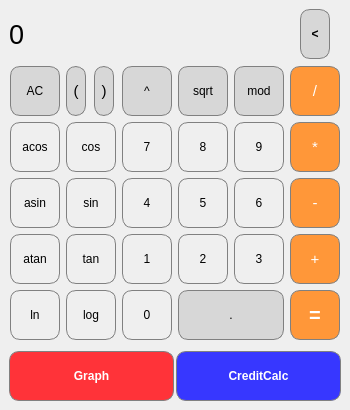
<?xml version="1.0" encoding="UTF-8"?>
<ui version="4.0">
 <class>MainWindow</class>
 <widget class="QMainWindow" name="MainWindow">
  <property name="geometry">
   <rect>
    <x>0</x>
    <y>0</y>
    <width>350</width>
    <height>410</height>
   </rect>
  </property>
  <property name="sizePolicy">
   <sizepolicy hsizetype="Fixed" vsizetype="Fixed">
    <horstretch>0</horstretch>
    <verstretch>0</verstretch>
   </sizepolicy>
  </property>
  <property name="minimumSize">
   <size>
    <width>350</width>
    <height>410</height>
   </size>
  </property>
  <property name="maximumSize">
   <size>
    <width>350</width>
    <height>410</height>
   </size>
  </property>
  <property name="windowTitle">
   <string>SmartCalc v1.0</string>
  </property>
  <widget class="QWidget" name="centralwidget">
   <property name="sizePolicy">
    <sizepolicy hsizetype="Fixed" vsizetype="Fixed">
     <horstretch>0</horstretch>
     <verstretch>0</verstretch>
    </sizepolicy>
   </property>
   <widget class="QPushButton" name="pushButton_GRAPH">
    <property name="geometry">
     <rect>
      <x>9</x>
      <y>351</y>
      <width>165</width>
      <height>50</height>
     </rect>
    </property>
    <property name="sizePolicy">
     <sizepolicy hsizetype="Preferred" vsizetype="Fixed">
      <horstretch>0</horstretch>
      <verstretch>0</verstretch>
     </sizepolicy>
    </property>
    <property name="minimumSize">
     <size>
      <width>165</width>
      <height>50</height>
     </size>
    </property>
    <property name="maximumSize">
     <size>
      <width>170</width>
      <height>16777215</height>
     </size>
    </property>
    <property name="font">
     <font>
      <weight>75</weight>
      <bold>true</bold>
     </font>
    </property>
    <property name="styleSheet">
     <string notr="true">QPushButton {
  border-radius: 10px;
  background-color: rgb(255, 51, 57);
  color: white; 
  border: 1px solid gray;
}

QPushButton:pressed {
    background-color: qlineargradient(x1: 0, y1: 0, x2: 0, y2: 1,
                                      stop: 0 #FF7832, stop: 1 #FF9739);
}</string>
    </property>
    <property name="text">
     <string>Graph</string>
    </property>
   </widget>
   <widget class="QPushButton" name="pushButton_CREDIT">
    <property name="geometry">
     <rect>
      <x>176</x>
      <y>351</y>
      <width>165</width>
      <height>50</height>
     </rect>
    </property>
    <property name="sizePolicy">
     <sizepolicy hsizetype="Fixed" vsizetype="Fixed">
      <horstretch>0</horstretch>
      <verstretch>0</verstretch>
     </sizepolicy>
    </property>
    <property name="minimumSize">
     <size>
      <width>165</width>
      <height>50</height>
     </size>
    </property>
    <property name="maximumSize">
     <size>
      <width>170</width>
      <height>16777215</height>
     </size>
    </property>
    <property name="font">
     <font>
      <weight>75</weight>
      <bold>true</bold>
     </font>
    </property>
    <property name="styleSheet">
     <string notr="true">QPushButton {
  border-radius: 10px;
  background-color: rgb(55, 55, 255);
  color: white; 
  border: 1px solid gray;
}

QPushButton:pressed {
    background-color: qlineargradient(x1: 0, y1: 0, x2: 0, y2: 1,
                                      stop: 0 #FF7832, stop: 1 #FF9739);
}</string>
    </property>
    <property name="text">
     <string>CreditCalc</string>
    </property>
   </widget>
   <widget class="QPushButton" name="pushButton_ln">
    <property name="geometry">
     <rect>
      <x>10</x>
      <y>290</y>
      <width>50</width>
      <height>50</height>
     </rect>
    </property>
    <property name="sizePolicy">
     <sizepolicy hsizetype="Fixed" vsizetype="Fixed">
      <horstretch>0</horstretch>
      <verstretch>0</verstretch>
     </sizepolicy>
    </property>
    <property name="minimumSize">
     <size>
      <width>50</width>
      <height>50</height>
     </size>
    </property>
    <property name="styleSheet">
     <string notr="true">QPushButton {
   border-radius: 10px;
   border: 1px solid gray;
}
QPushButton:pressed {
    background-color: qlineargradient(x1: 0, y1: 0, x2: 0, y2: 1,
                                      stop: 0 #dadbde, stop: 1 #f6f7fa);
}</string>
    </property>
    <property name="text">
     <string>ln</string>
    </property>
   </widget>
   <widget class="QPushButton" name="pushButton_8">
    <property name="geometry">
     <rect>
      <x>178</x>
      <y>122</y>
      <width>50</width>
      <height>50</height>
     </rect>
    </property>
    <property name="sizePolicy">
     <sizepolicy hsizetype="Fixed" vsizetype="Fixed">
      <horstretch>0</horstretch>
      <verstretch>0</verstretch>
     </sizepolicy>
    </property>
    <property name="minimumSize">
     <size>
      <width>50</width>
      <height>50</height>
     </size>
    </property>
    <property name="styleSheet">
     <string notr="true">QPushButton {
   border-radius: 10px;
   border: 1px solid gray;
}
QPushButton:pressed {
    background-color: qlineargradient(x1: 0, y1: 0, x2: 0, y2: 1,
                                      stop: 0 #dadbde, stop: 1 #f6f7fa);
}</string>
    </property>
    <property name="text">
     <string>8</string>
    </property>
   </widget>
   <widget class="QPushButton" name="pushButton_log">
    <property name="geometry">
     <rect>
      <x>66</x>
      <y>290</y>
      <width>50</width>
      <height>50</height>
     </rect>
    </property>
    <property name="sizePolicy">
     <sizepolicy hsizetype="Fixed" vsizetype="Fixed">
      <horstretch>0</horstretch>
      <verstretch>0</verstretch>
     </sizepolicy>
    </property>
    <property name="minimumSize">
     <size>
      <width>50</width>
      <height>50</height>
     </size>
    </property>
    <property name="styleSheet">
     <string notr="true">QPushButton {
   border-radius: 10px;
   border: 1px solid gray;
}
QPushButton:pressed {
    background-color: qlineargradient(x1: 0, y1: 0, x2: 0, y2: 1,
                                      stop: 0 #dadbde, stop: 1 #f6f7fa);
}</string>
    </property>
    <property name="text">
     <string>log</string>
    </property>
   </widget>
   <widget class="QPushButton" name="pushButton_4">
    <property name="geometry">
     <rect>
      <x>122</x>
      <y>178</y>
      <width>50</width>
      <height>50</height>
     </rect>
    </property>
    <property name="sizePolicy">
     <sizepolicy hsizetype="Fixed" vsizetype="Fixed">
      <horstretch>0</horstretch>
      <verstretch>0</verstretch>
     </sizepolicy>
    </property>
    <property name="minimumSize">
     <size>
      <width>50</width>
      <height>50</height>
     </size>
    </property>
    <property name="styleSheet">
     <string notr="true">QPushButton {
   border-radius: 10px;
   border: 1px solid gray;
}
QPushButton:pressed {
    background-color: qlineargradient(x1: 0, y1: 0, x2: 0, y2: 1,
                                      stop: 0 #dadbde, stop: 1 #f6f7fa);
}</string>
    </property>
    <property name="text">
     <string>4</string>
    </property>
   </widget>
   <widget class="QPushButton" name="pushButton_reset">
    <property name="geometry">
     <rect>
      <x>10</x>
      <y>66</y>
      <width>50</width>
      <height>50</height>
     </rect>
    </property>
    <property name="sizePolicy">
     <sizepolicy hsizetype="Fixed" vsizetype="Fixed">
      <horstretch>0</horstretch>
      <verstretch>0</verstretch>
     </sizepolicy>
    </property>
    <property name="minimumSize">
     <size>
      <width>50</width>
      <height>50</height>
     </size>
    </property>
    <property name="styleSheet">
     <string notr="true">QPushButton {
  border-radius: 10px;
  background-color: rgb(215, 215, 215);
  border: 1px solid gray;
}
QPushButton:pressed {
    background-color: qlineargradient(x1: 0, y1: 0, x2: 0, y2: 1,
                                      stop: 0 #BEBEBE, stop: 1 #D7D7D7);
}</string>
    </property>
    <property name="text">
     <string>AC</string>
    </property>
   </widget>
   <widget class="QPushButton" name="pushButton_double">
    <property name="geometry">
     <rect>
      <x>178</x>
      <y>290</y>
      <width>106</width>
      <height>50</height>
     </rect>
    </property>
    <property name="sizePolicy">
     <sizepolicy hsizetype="Fixed" vsizetype="Fixed">
      <horstretch>0</horstretch>
      <verstretch>0</verstretch>
     </sizepolicy>
    </property>
    <property name="minimumSize">
     <size>
      <width>106</width>
      <height>50</height>
     </size>
    </property>
    <property name="maximumSize">
     <size>
      <width>106</width>
      <height>16777215</height>
     </size>
    </property>
    <property name="styleSheet">
     <string notr="true">QPushButton {
  border-radius: 10px;
  background-color: rgb(215, 215, 215);
  border: 1px solid gray;
}
QPushButton:pressed {
    background-color: qlineargradient(x1: 0, y1: 0, x2: 0, y2: 1,
                                      stop: 0 #BEBEBE, stop: 1 #D7D7D7);
}</string>
    </property>
    <property name="text">
     <string>.</string>
    </property>
   </widget>
   <widget class="QPushButton" name="pushButton_right_b">
    <property name="geometry">
     <rect>
      <x>94</x>
      <y>66</y>
      <width>20</width>
      <height>50</height>
     </rect>
    </property>
    <property name="sizePolicy">
     <sizepolicy hsizetype="Fixed" vsizetype="Fixed">
      <horstretch>0</horstretch>
      <verstretch>0</verstretch>
     </sizepolicy>
    </property>
    <property name="minimumSize">
     <size>
      <width>20</width>
      <height>50</height>
     </size>
    </property>
    <property name="font">
     <font>
      <pointsize>11</pointsize>
     </font>
    </property>
    <property name="styleSheet">
     <string notr="true">QPushButton {
  border-radius: 10px;
  background-color: rgb(215, 215, 215);
  border: 1px solid gray;
}
QPushButton:pressed {
    background-color: qlineargradient(x1: 0, y1: 0, x2: 0, y2: 1,
                                      stop: 0 #BEBEBE, stop: 1 #D7D7D7);
}</string>
    </property>
    <property name="text">
     <string>)</string>
    </property>
   </widget>
   <widget class="QPushButton" name="pushButton_mod">
    <property name="geometry">
     <rect>
      <x>234</x>
      <y>66</y>
      <width>50</width>
      <height>50</height>
     </rect>
    </property>
    <property name="sizePolicy">
     <sizepolicy hsizetype="Fixed" vsizetype="Fixed">
      <horstretch>0</horstretch>
      <verstretch>0</verstretch>
     </sizepolicy>
    </property>
    <property name="minimumSize">
     <size>
      <width>50</width>
      <height>50</height>
     </size>
    </property>
    <property name="styleSheet">
     <string notr="true">QPushButton {
  border-radius: 10px;
  background-color: rgb(215, 215, 215);
  border: 1px solid gray;
}
QPushButton:pressed {
    background-color: qlineargradient(x1: 0, y1: 0, x2: 0, y2: 1,
                                      stop: 0 #BEBEBE, stop: 1 #D7D7D7);
}</string>
    </property>
    <property name="text">
     <string>mod</string>
    </property>
   </widget>
   <widget class="QPushButton" name="pushButton_left_b">
    <property name="geometry">
     <rect>
      <x>66</x>
      <y>66</y>
      <width>20</width>
      <height>50</height>
     </rect>
    </property>
    <property name="sizePolicy">
     <sizepolicy hsizetype="Fixed" vsizetype="Fixed">
      <horstretch>0</horstretch>
      <verstretch>0</verstretch>
     </sizepolicy>
    </property>
    <property name="minimumSize">
     <size>
      <width>20</width>
      <height>50</height>
     </size>
    </property>
    <property name="font">
     <font>
      <pointsize>11</pointsize>
     </font>
    </property>
    <property name="styleSheet">
     <string notr="true">QPushButton {
  border-radius: 10px;
  background-color: rgb(215, 215, 215);
  border: 1px solid gray;
}
QPushButton:pressed {
    background-color: qlineargradient(x1: 0, y1: 0, x2: 0, y2: 1,
                                      stop: 0 #BEBEBE, stop: 1 #D7D7D7);
}</string>
    </property>
    <property name="text">
     <string>(</string>
    </property>
   </widget>
   <widget class="QPushButton" name="pushButton_tan">
    <property name="geometry">
     <rect>
      <x>66</x>
      <y>234</y>
      <width>50</width>
      <height>50</height>
     </rect>
    </property>
    <property name="sizePolicy">
     <sizepolicy hsizetype="Fixed" vsizetype="Fixed">
      <horstretch>0</horstretch>
      <verstretch>0</verstretch>
     </sizepolicy>
    </property>
    <property name="minimumSize">
     <size>
      <width>50</width>
      <height>50</height>
     </size>
    </property>
    <property name="styleSheet">
     <string notr="true">QPushButton {
   border-radius: 10px;
   border: 1px solid gray;
}
QPushButton:pressed {
    background-color: qlineargradient(x1: 0, y1: 0, x2: 0, y2: 1,
                                      stop: 0 #dadbde, stop: 1 #f6f7fa);
}</string>
    </property>
    <property name="text">
     <string>tan</string>
    </property>
   </widget>
   <widget class="QPushButton" name="pushButton_3">
    <property name="geometry">
     <rect>
      <x>234</x>
      <y>234</y>
      <width>50</width>
      <height>50</height>
     </rect>
    </property>
    <property name="sizePolicy">
     <sizepolicy hsizetype="Fixed" vsizetype="Fixed">
      <horstretch>0</horstretch>
      <verstretch>0</verstretch>
     </sizepolicy>
    </property>
    <property name="minimumSize">
     <size>
      <width>50</width>
      <height>50</height>
     </size>
    </property>
    <property name="font">
     <font>
      <weight>50</weight>
      <bold>false</bold>
     </font>
    </property>
    <property name="styleSheet">
     <string notr="true">QPushButton {
   border-radius: 10px;
   border: 1px solid gray;
}
QPushButton:pressed {
    background-color: qlineargradient(x1: 0, y1: 0, x2: 0, y2: 1,
                                      stop: 0 #dadbde, stop: 1 #f6f7fa);
}</string>
    </property>
    <property name="text">
     <string>3</string>
    </property>
   </widget>
   <widget class="QPushButton" name="pushButton_5">
    <property name="geometry">
     <rect>
      <x>178</x>
      <y>178</y>
      <width>50</width>
      <height>50</height>
     </rect>
    </property>
    <property name="sizePolicy">
     <sizepolicy hsizetype="Fixed" vsizetype="Fixed">
      <horstretch>0</horstretch>
      <verstretch>0</verstretch>
     </sizepolicy>
    </property>
    <property name="minimumSize">
     <size>
      <width>50</width>
      <height>50</height>
     </size>
    </property>
    <property name="styleSheet">
     <string notr="true">QPushButton {
   border-radius: 10px;
   border: 1px solid gray;
}
QPushButton:pressed {
    background-color: qlineargradient(x1: 0, y1: 0, x2: 0, y2: 1,
                                      stop: 0 #dadbde, stop: 1 #f6f7fa);
}</string>
    </property>
    <property name="text">
     <string>5</string>
    </property>
   </widget>
   <widget class="QPushButton" name="pushButton_pow">
    <property name="geometry">
     <rect>
      <x>122</x>
      <y>66</y>
      <width>50</width>
      <height>50</height>
     </rect>
    </property>
    <property name="sizePolicy">
     <sizepolicy hsizetype="Fixed" vsizetype="Fixed">
      <horstretch>0</horstretch>
      <verstretch>0</verstretch>
     </sizepolicy>
    </property>
    <property name="minimumSize">
     <size>
      <width>50</width>
      <height>50</height>
     </size>
    </property>
    <property name="styleSheet">
     <string notr="true">QPushButton {
  border-radius: 10px;
  background-color: rgb(215, 215, 215);
  border: 1px solid gray;
}
QPushButton:pressed {
    background-color: qlineargradient(x1: 0, y1: 0, x2: 0, y2: 1,
                                      stop: 0 #BEBEBE, stop: 1 #D7D7D7);
}</string>
    </property>
    <property name="text">
     <string>^</string>
    </property>
   </widget>
   <widget class="QPushButton" name="pushButton_0">
    <property name="geometry">
     <rect>
      <x>122</x>
      <y>290</y>
      <width>50</width>
      <height>50</height>
     </rect>
    </property>
    <property name="sizePolicy">
     <sizepolicy hsizetype="Fixed" vsizetype="Fixed">
      <horstretch>0</horstretch>
      <verstretch>0</verstretch>
     </sizepolicy>
    </property>
    <property name="minimumSize">
     <size>
      <width>50</width>
      <height>50</height>
     </size>
    </property>
    <property name="styleSheet">
     <string notr="true">QPushButton {
   border-radius: 10px;
   border: 1px solid gray;
}
QPushButton:pressed {
    background-color: qlineargradient(x1: 0, y1: 0, x2: 0, y2: 1,
                                      stop: 0 #dadbde, stop: 1 #f6f7fa);
}</string>
    </property>
    <property name="text">
     <string>0</string>
    </property>
   </widget>
   <widget class="QPushButton" name="pushButton_acos">
    <property name="geometry">
     <rect>
      <x>10</x>
      <y>122</y>
      <width>50</width>
      <height>50</height>
     </rect>
    </property>
    <property name="sizePolicy">
     <sizepolicy hsizetype="Fixed" vsizetype="Fixed">
      <horstretch>0</horstretch>
      <verstretch>0</verstretch>
     </sizepolicy>
    </property>
    <property name="minimumSize">
     <size>
      <width>50</width>
      <height>50</height>
     </size>
    </property>
    <property name="styleSheet">
     <string notr="true">QPushButton {
   border-radius: 10px;
   border: 1px solid gray;
}
QPushButton:pressed {
    background-color: qlineargradient(x1: 0, y1: 0, x2: 0, y2: 1,
                                      stop: 0 #dadbde, stop: 1 #f6f7fa);
}</string>
    </property>
    <property name="text">
     <string>acos</string>
    </property>
   </widget>
   <widget class="QPushButton" name="pushButton_2">
    <property name="geometry">
     <rect>
      <x>178</x>
      <y>234</y>
      <width>50</width>
      <height>50</height>
     </rect>
    </property>
    <property name="sizePolicy">
     <sizepolicy hsizetype="Fixed" vsizetype="Fixed">
      <horstretch>0</horstretch>
      <verstretch>0</verstretch>
     </sizepolicy>
    </property>
    <property name="minimumSize">
     <size>
      <width>50</width>
      <height>50</height>
     </size>
    </property>
    <property name="styleSheet">
     <string notr="true">QPushButton {
   border-radius: 10px;
   border: 1px solid gray;
}
QPushButton:pressed {
    background-color: qlineargradient(x1: 0, y1: 0, x2: 0, y2: 1,
                                      stop: 0 #dadbde, stop: 1 #f6f7fa);
}</string>
    </property>
    <property name="text">
     <string>2</string>
    </property>
   </widget>
   <widget class="QPushButton" name="pushButton_6">
    <property name="geometry">
     <rect>
      <x>234</x>
      <y>178</y>
      <width>50</width>
      <height>50</height>
     </rect>
    </property>
    <property name="sizePolicy">
     <sizepolicy hsizetype="Fixed" vsizetype="Fixed">
      <horstretch>0</horstretch>
      <verstretch>0</verstretch>
     </sizepolicy>
    </property>
    <property name="minimumSize">
     <size>
      <width>50</width>
      <height>50</height>
     </size>
    </property>
    <property name="styleSheet">
     <string notr="true">QPushButton {
   border-radius: 10px;
   border: 1px solid gray;
}
QPushButton:pressed {
    background-color: qlineargradient(x1: 0, y1: 0, x2: 0, y2: 1,
                                      stop: 0 #dadbde, stop: 1 #f6f7fa);
}</string>
    </property>
    <property name="text">
     <string>6</string>
    </property>
   </widget>
   <widget class="QPushButton" name="pushButton_atan">
    <property name="geometry">
     <rect>
      <x>10</x>
      <y>234</y>
      <width>50</width>
      <height>50</height>
     </rect>
    </property>
    <property name="sizePolicy">
     <sizepolicy hsizetype="Fixed" vsizetype="Fixed">
      <horstretch>0</horstretch>
      <verstretch>0</verstretch>
     </sizepolicy>
    </property>
    <property name="minimumSize">
     <size>
      <width>50</width>
      <height>50</height>
     </size>
    </property>
    <property name="styleSheet">
     <string notr="true">QPushButton {
   border-radius: 10px;
   border: 1px solid gray;
}
QPushButton:pressed {
    background-color: qlineargradient(x1: 0, y1: 0, x2: 0, y2: 1,
                                      stop: 0 #dadbde, stop: 1 #f6f7fa);
}</string>
    </property>
    <property name="text">
     <string>atan</string>
    </property>
   </widget>
   <widget class="QPushButton" name="pushButton_1">
    <property name="geometry">
     <rect>
      <x>122</x>
      <y>234</y>
      <width>50</width>
      <height>50</height>
     </rect>
    </property>
    <property name="sizePolicy">
     <sizepolicy hsizetype="Fixed" vsizetype="Fixed">
      <horstretch>0</horstretch>
      <verstretch>0</verstretch>
     </sizepolicy>
    </property>
    <property name="minimumSize">
     <size>
      <width>50</width>
      <height>50</height>
     </size>
    </property>
    <property name="styleSheet">
     <string notr="true">QPushButton {
   border-radius: 10px;
   border: 1px solid gray;
}
QPushButton:pressed {
    background-color: qlineargradient(x1: 0, y1: 0, x2: 0, y2: 1,
                                      stop: 0 #dadbde, stop: 1 #f6f7fa);
}</string>
    </property>
    <property name="text">
     <string>1</string>
    </property>
   </widget>
   <widget class="QPushButton" name="pushButton_9">
    <property name="geometry">
     <rect>
      <x>234</x>
      <y>122</y>
      <width>50</width>
      <height>50</height>
     </rect>
    </property>
    <property name="sizePolicy">
     <sizepolicy hsizetype="Fixed" vsizetype="Fixed">
      <horstretch>0</horstretch>
      <verstretch>0</verstretch>
     </sizepolicy>
    </property>
    <property name="minimumSize">
     <size>
      <width>50</width>
      <height>50</height>
     </size>
    </property>
    <property name="styleSheet">
     <string notr="true">QPushButton {
   border-radius: 10px;
   border: 1px solid gray;
}
QPushButton:pressed {
    background-color: qlineargradient(x1: 0, y1: 0, x2: 0, y2: 1,
                                      stop: 0 #dadbde, stop: 1 #f6f7fa);
}</string>
    </property>
    <property name="text">
     <string>9</string>
    </property>
   </widget>
   <widget class="QPushButton" name="pushButton_7">
    <property name="geometry">
     <rect>
      <x>122</x>
      <y>122</y>
      <width>50</width>
      <height>50</height>
     </rect>
    </property>
    <property name="sizePolicy">
     <sizepolicy hsizetype="Fixed" vsizetype="Fixed">
      <horstretch>0</horstretch>
      <verstretch>0</verstretch>
     </sizepolicy>
    </property>
    <property name="minimumSize">
     <size>
      <width>50</width>
      <height>50</height>
     </size>
    </property>
    <property name="styleSheet">
     <string notr="true">QPushButton {
   border-radius: 10px;
   border: 1px solid gray;
}
QPushButton:pressed {
    background-color: qlineargradient(x1: 0, y1: 0, x2: 0, y2: 1,
                                      stop: 0 #dadbde, stop: 1 #f6f7fa);
}</string>
    </property>
    <property name="text">
     <string>7</string>
    </property>
   </widget>
   <widget class="QPushButton" name="pushButton_asin">
    <property name="geometry">
     <rect>
      <x>10</x>
      <y>178</y>
      <width>50</width>
      <height>50</height>
     </rect>
    </property>
    <property name="sizePolicy">
     <sizepolicy hsizetype="Fixed" vsizetype="Fixed">
      <horstretch>0</horstretch>
      <verstretch>0</verstretch>
     </sizepolicy>
    </property>
    <property name="minimumSize">
     <size>
      <width>50</width>
      <height>50</height>
     </size>
    </property>
    <property name="styleSheet">
     <string notr="true">QPushButton {
   border-radius: 10px;
   border: 1px solid gray;
}
QPushButton:pressed {
    background-color: qlineargradient(x1: 0, y1: 0, x2: 0, y2: 1,
                                      stop: 0 #dadbde, stop: 1 #f6f7fa);
}</string>
    </property>
    <property name="text">
     <string>asin</string>
    </property>
   </widget>
   <widget class="QPushButton" name="pushButton_sin">
    <property name="geometry">
     <rect>
      <x>66</x>
      <y>178</y>
      <width>50</width>
      <height>50</height>
     </rect>
    </property>
    <property name="sizePolicy">
     <sizepolicy hsizetype="Fixed" vsizetype="Fixed">
      <horstretch>0</horstretch>
      <verstretch>0</verstretch>
     </sizepolicy>
    </property>
    <property name="minimumSize">
     <size>
      <width>50</width>
      <height>50</height>
     </size>
    </property>
    <property name="styleSheet">
     <string notr="true">QPushButton {
   border-radius: 10px;
   border: 1px solid gray;
}
QPushButton:pressed {
    background-color: qlineargradient(x1: 0, y1: 0, x2: 0, y2: 1,
                                      stop: 0 #dadbde, stop: 1 #f6f7fa);
}</string>
    </property>
    <property name="text">
     <string>sin</string>
    </property>
   </widget>
   <widget class="QPushButton" name="pushButton_cos">
    <property name="geometry">
     <rect>
      <x>66</x>
      <y>122</y>
      <width>50</width>
      <height>50</height>
     </rect>
    </property>
    <property name="sizePolicy">
     <sizepolicy hsizetype="Fixed" vsizetype="Fixed">
      <horstretch>0</horstretch>
      <verstretch>0</verstretch>
     </sizepolicy>
    </property>
    <property name="minimumSize">
     <size>
      <width>50</width>
      <height>50</height>
     </size>
    </property>
    <property name="styleSheet">
     <string notr="true">QPushButton {
   border: 1px solid gray;
   border-radius: 10px;
}
QPushButton:pressed {
    background-color: qlineargradient(x1: 0, y1: 0, x2: 0, y2: 1,
                                      stop: 0 #dadbde, stop: 1 #f6f7fa);
}</string>
    </property>
    <property name="text">
     <string>cos</string>
    </property>
   </widget>
   <widget class="QPushButton" name="pushButton_sqrt">
    <property name="geometry">
     <rect>
      <x>178</x>
      <y>66</y>
      <width>50</width>
      <height>50</height>
     </rect>
    </property>
    <property name="sizePolicy">
     <sizepolicy hsizetype="Fixed" vsizetype="Fixed">
      <horstretch>0</horstretch>
      <verstretch>0</verstretch>
     </sizepolicy>
    </property>
    <property name="minimumSize">
     <size>
      <width>50</width>
      <height>50</height>
     </size>
    </property>
    <property name="styleSheet">
     <string notr="true">QPushButton {
  border-radius: 10px;
  background-color: rgb(215, 215, 215);
  border: 1px solid gray;
}
QPushButton:pressed {
    background-color: qlineargradient(x1: 0, y1: 0, x2: 0, y2: 1,
                                      stop: 0 #BEBEBE, stop: 1 #D7D7D7);
}</string>
    </property>
    <property name="text">
     <string>sqrt</string>
    </property>
   </widget>
   <widget class="QLabel" name="result_show">
    <property name="geometry">
     <rect>
      <x>9</x>
      <y>17</y>
      <width>280</width>
      <height>35</height>
     </rect>
    </property>
    <property name="sizePolicy">
     <sizepolicy hsizetype="Fixed" vsizetype="Fixed">
      <horstretch>0</horstretch>
      <verstretch>0</verstretch>
     </sizepolicy>
    </property>
    <property name="minimumSize">
     <size>
      <width>280</width>
      <height>0</height>
     </size>
    </property>
    <property name="font">
     <font>
      <pointsize>20</pointsize>
     </font>
    </property>
    <property name="styleSheet">
     <string notr="true">QLabel {
  qproperty-alignment: 'AlignVCenter | AlignRight';
  border-bottom: 1px solid gray;
}

background-color : white;</string>
    </property>
    <property name="text">
     <string>0</string>
    </property>
   </widget>
   <widget class="QPushButton" name="pushButton_delete">
    <property name="geometry">
     <rect>
      <x>300</x>
      <y>9</y>
      <width>30</width>
      <height>50</height>
     </rect>
    </property>
    <property name="sizePolicy">
     <sizepolicy hsizetype="Fixed" vsizetype="Fixed">
      <horstretch>0</horstretch>
      <verstretch>0</verstretch>
     </sizepolicy>
    </property>
    <property name="minimumSize">
     <size>
      <width>30</width>
      <height>50</height>
     </size>
    </property>
    <property name="maximumSize">
     <size>
      <width>30</width>
      <height>16777215</height>
     </size>
    </property>
    <property name="font">
     <font>
      <weight>75</weight>
      <bold>true</bold>
     </font>
    </property>
    <property name="styleSheet">
     <string notr="true">QPushButton {
  border-radius: 10px;
  background-color: rgb(215, 215, 215);
  border: 1px solid gray;
}
QPushButton:pressed {
    background-color: qlineargradient(x1: 0, y1: 0, x2: 0, y2: 1,
                                      stop: 0 #BEBEBE, stop: 1 #D7D7D7);
}</string>
    </property>
    <property name="text">
     <string>&lt;</string>
    </property>
   </widget>
   <widget class="QPushButton" name="pushButton_div">
    <property name="geometry">
     <rect>
      <x>290</x>
      <y>66</y>
      <width>50</width>
      <height>50</height>
     </rect>
    </property>
    <property name="sizePolicy">
     <sizepolicy hsizetype="Fixed" vsizetype="Fixed">
      <horstretch>0</horstretch>
      <verstretch>0</verstretch>
     </sizepolicy>
    </property>
    <property name="minimumSize">
     <size>
      <width>50</width>
      <height>50</height>
     </size>
    </property>
    <property name="font">
     <font>
      <pointsize>11</pointsize>
      <weight>50</weight>
      <bold>false</bold>
     </font>
    </property>
    <property name="styleSheet">
     <string notr="true">QPushButton {
	border-radius: 10px;
  background-color: rgb(255, 151, 57);
  color: white; 
  border: 1px solid gray;
}

QPushButton:pressed {
    background-color: qlineargradient(x1: 0, y1: 0, x2: 0, y2: 1,
                                      stop: 0 #FF7832, stop: 1 #FF9739);
}</string>
    </property>
    <property name="text">
     <string>/</string>
    </property>
   </widget>
   <widget class="QPushButton" name="pushButton_plus">
    <property name="geometry">
     <rect>
      <x>290</x>
      <y>234</y>
      <width>50</width>
      <height>50</height>
     </rect>
    </property>
    <property name="sizePolicy">
     <sizepolicy hsizetype="Fixed" vsizetype="Fixed">
      <horstretch>0</horstretch>
      <verstretch>0</verstretch>
     </sizepolicy>
    </property>
    <property name="minimumSize">
     <size>
      <width>50</width>
      <height>50</height>
     </size>
    </property>
    <property name="font">
     <font>
      <pointsize>11</pointsize>
      <weight>50</weight>
      <bold>false</bold>
     </font>
    </property>
    <property name="styleSheet">
     <string notr="true">QPushButton {
  border-radius: 10px;
  background-color: rgb(255, 151, 57);
  color: white; 
  border: 1px solid gray;
}

QPushButton:pressed {
    background-color: qlineargradient(x1: 0, y1: 0, x2: 0, y2: 1,
                                      stop: 0 #FF7832, stop: 1 #FF9739);
}</string>
    </property>
    <property name="text">
     <string>+</string>
    </property>
   </widget>
   <widget class="QPushButton" name="pushButton_mul">
    <property name="geometry">
     <rect>
      <x>290</x>
      <y>122</y>
      <width>50</width>
      <height>50</height>
     </rect>
    </property>
    <property name="sizePolicy">
     <sizepolicy hsizetype="Fixed" vsizetype="Fixed">
      <horstretch>0</horstretch>
      <verstretch>0</verstretch>
     </sizepolicy>
    </property>
    <property name="minimumSize">
     <size>
      <width>50</width>
      <height>50</height>
     </size>
    </property>
    <property name="font">
     <font>
      <pointsize>11</pointsize>
      <weight>50</weight>
      <bold>false</bold>
     </font>
    </property>
    <property name="styleSheet">
     <string notr="true">QPushButton {
  border-radius: 10px;
  background-color: rgb(255, 151, 57);
  color: white; 
  border: 1px solid gray;
}

QPushButton:pressed {
    background-color: qlineargradient(x1: 0, y1: 0, x2: 0, y2: 1,
                                      stop: 0 #FF7832, stop: 1 #FF9739);
}</string>
    </property>
    <property name="text">
     <string>*</string>
    </property>
   </widget>
   <widget class="QPushButton" name="pushButton_minus">
    <property name="geometry">
     <rect>
      <x>290</x>
      <y>178</y>
      <width>50</width>
      <height>50</height>
     </rect>
    </property>
    <property name="sizePolicy">
     <sizepolicy hsizetype="Fixed" vsizetype="Fixed">
      <horstretch>0</horstretch>
      <verstretch>0</verstretch>
     </sizepolicy>
    </property>
    <property name="minimumSize">
     <size>
      <width>50</width>
      <height>50</height>
     </size>
    </property>
    <property name="font">
     <font>
      <pointsize>11</pointsize>
      <weight>50</weight>
      <bold>false</bold>
     </font>
    </property>
    <property name="styleSheet">
     <string notr="true">QPushButton {
  border-radius: 10px;
  background-color: rgb(255, 151, 57);
  color: white; 
  border: 1px solid gray;
}

QPushButton:pressed {
    background-color: qlineargradient(x1: 0, y1: 0, x2: 0, y2: 1,
                                      stop: 0 #FF7832, stop: 1 #FF9739);
}</string>
    </property>
    <property name="text">
     <string>-</string>
    </property>
   </widget>
   <widget class="QPushButton" name="pushButton_result">
    <property name="geometry">
     <rect>
      <x>290</x>
      <y>290</y>
      <width>50</width>
      <height>50</height>
     </rect>
    </property>
    <property name="sizePolicy">
     <sizepolicy hsizetype="Fixed" vsizetype="Fixed">
      <horstretch>0</horstretch>
      <verstretch>0</verstretch>
     </sizepolicy>
    </property>
    <property name="minimumSize">
     <size>
      <width>50</width>
      <height>50</height>
     </size>
    </property>
    <property name="font">
     <font>
      <pointsize>15</pointsize>
      <weight>75</weight>
      <bold>true</bold>
     </font>
    </property>
    <property name="styleSheet">
     <string notr="true">QPushButton {
  border-radius: 10px;
  background-color: rgb(255, 151, 57);
  color: white; 
  border: 1px solid gray;
}

QPushButton:pressed {
    background-color: qlineargradient(x1: 0, y1: 0, x2: 0, y2: 1,
                                      stop: 0 #FF7832, stop: 1 #FF9739);
}</string>
    </property>
    <property name="text">
     <string>=</string>
    </property>
   </widget>
  </widget>
 </widget>
 <resources/>
 <connections/>
</ui>
